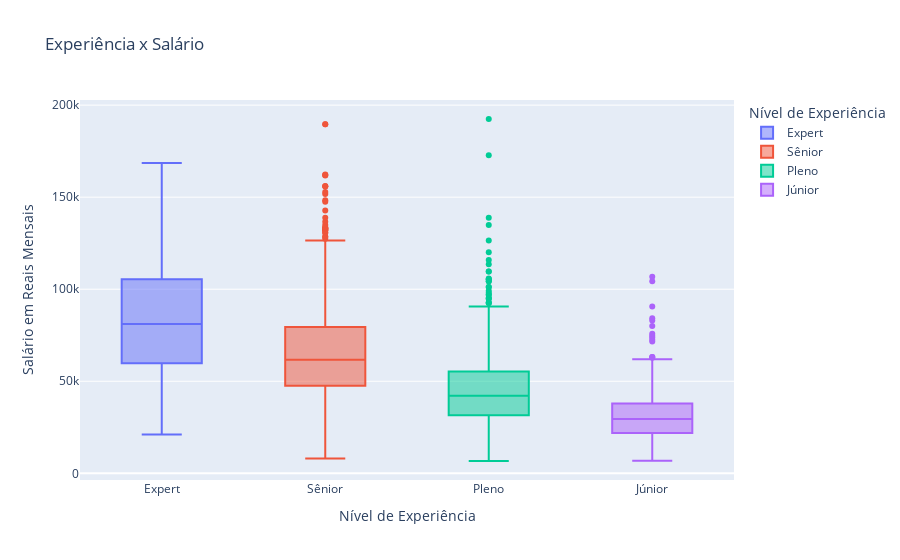

The code cell stored with this chart in its notebook:
### Code cell
# Pergunta 1: Meu salário aumenta com o tempo?
fig1 = px.box(
    salarios,
    x='Nível de Experiência',
    y='Salário em Reais Mensais',
    color='Nível de Experiência',
    title='Experiência x Salário',
)
fig1.show()

### Figure 1 — Plotly figure (JSON) as saved in the notebook; plotly's stock layout.template omitted (floating-point values rounded to 4 significant figures; data arrays with more than 128 entries replaced by an {"elided": "..."} marker saying what was removed)
{"data": [{"alignmentgroup": "True", "hovertemplate": "Nível de Experiência=%{x}<br>Salário em Reais Mensais=%{y}<extra></extra>", "legendgroup": "Expert", "marker": {"color": "#636efa"}, "name": "Expert", "notched": false, "offsetgroup": "Expert", "orientation": "v", "showlegend": true, "type": "box", "x": {"elided": "176 str values"}, "x0": " ", "xaxis": "x", "y": {"elided": "176 int values"}, "y0": " ", "yaxis": "y"}, {"alignmentgroup": "True", "hovertemplate": "Nível de Experiência=%{x}<br>Salário em Reais Mensais=%{y}<extra></extra>", "legendgroup": "Sênior", "marker": {"color": "#EF553B"}, "name": "Sênior", "notched": false, "offsetgroup": "Sênior", "orientation": "v", "showlegend": true, "type": "box", "x": {"elided": "1806 str values"}, "x0": " ", "xaxis": "x", "y": {"elided": "1806 int values"}, "y0": " ", "yaxis": "y"}, {"alignmentgroup": "True", "hovertemplate": "Nível de Experiência=%{x}<br>Salário em Reais Mensais=%{y}<extra></extra>", "legendgroup": "Pleno", "marker": {"color": "#00cc96"}, "name": "Pleno", "notched": false, "offsetgroup": "Pleno", "orientation": "v", "showlegend": true, "type": "box", "x": {"elided": "799 str values"}, "x0": " ", "xaxis": "x", "y": {"elided": "799 int values"}, "y0": " ", "yaxis": "y"}, {"alignmentgroup": "True", "hovertemplate": "Nível de Experiência=%{x}<br>Salário em Reais Mensais=%{y}<extra></extra>", "legendgroup": "Júnior", "marker": {"color": "#ab63fa"}, "name": "Júnior", "notched": false, "offsetgroup": "Júnior", "orientation": "v", "showlegend": true, "type": "box", "x": {"elided": "318 str values"}, "x0": " ", "xaxis": "x", "y": {"elided": "318 int values"}, "y0": " ", "yaxis": "y"}], "layout": {"boxmode": "overlay", "legend": {"title": {"text": "Nível de Experiência"}, "tracegroupgap": 0}, "title": {"text": "Experiência x Salário"}, "xaxis": {"anchor": "y", "categoryarray": ["Expert", "Sênior", "Pleno", "Júnior"], "categoryorder": "array", "domain": [0, 1], "title": {"text": "Nível de Experiência"}}, "yaxis": {"anchor": "x", "domain": [0, 1], "title": {"text": "Salário em Reais Mensais"}}}}
